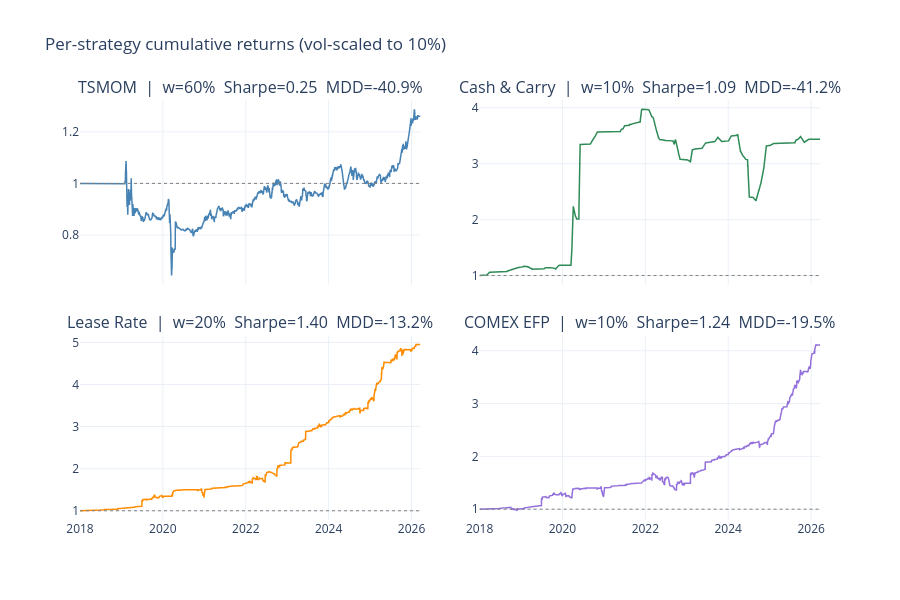

Source (notebook cell):
### Code cell
# ── Chart: per-strategy cumulative returns (vol-scaled) ──────────────────

strat_order = ['tsmom', 'carry', 'lease', 'efp']
strat_names = {'tsmom': 'TSMOM', 'carry': 'Cash & Carry', 'lease': 'Lease Rate', 'efp': 'COMEX EFP'}
strat_colors = {'tsmom': 'steelblue', 'carry': 'seagreen',
                'lease': 'darkorange', 'efp': 'mediumpurple'}

fig2 = make_subplots(rows=2, cols=2, shared_xaxes=True,
                     subplot_titles=[strat_names[s] for s in strat_order],
                     vertical_spacing=0.12, horizontal_spacing=0.08)
positions = [(1,1),(1,2),(2,1),(2,2)]

for strat, (row, col) in zip(strat_order, positions):
    r = rets_scaled[strat]
    cum_s = (1 + r).cumprod()
    m = compute_metrics(r)
    title = (f'{strat_names[strat]}  |  w={CAPITAL_WEIGHTS[strat]:.0%}  '
             f'Sharpe={m.get("sharpe",0):.2f}  MDD={m.get("max_dd",0):.1%}')
    fig2.layout.annotations[positions.index((row,col))].text = title
    fig2.add_trace(
        go.Scatter(x=cum_s.index, y=cum_s.values,
                   name=strat_names[strat],
                   line=dict(color=strat_colors[strat], width=1.5)),
        row=row, col=col
    )
    fig2.add_hline(y=1.0, line_dash='dot', line_color='grey',
                   line_width=1, row=row, col=col)

fig2.update_layout(title='Per-strategy cumulative returns (vol-scaled to 10%)',
                   height=600, template='plotly_white', showlegend=False)
fig2.show()

### Figure 1 — Plotly figure (JSON) as saved in the notebook; plotly's stock layout.template omitted (floating-point values rounded to 4 significant figures; data arrays with more than 128 entries replaced by an {"elided": "..."} marker saying what was removed)
{"data": [{"line": {"color": "steelblue", "width": 1.5}, "name": "TSMOM", "type": "scatter", "x": {"elided": "2991 str values"}, "xaxis": "x", "y": {"elided": "2991 float values"}, "yaxis": "y"}, {"line": {"color": "seagreen", "width": 1.5}, "name": "Cash & Carry", "type": "scatter", "x": {"elided": "2991 str values"}, "xaxis": "x2", "y": {"elided": "2991 float values"}, "yaxis": "y2"}, {"line": {"color": "darkorange", "width": 1.5}, "name": "Lease Rate", "type": "scatter", "x": {"elided": "2991 str values"}, "xaxis": "x3", "y": {"elided": "2991 float values"}, "yaxis": "y3"}, {"line": {"color": "mediumpurple", "width": 1.5}, "name": "COMEX EFP", "type": "scatter", "x": {"elided": "2991 str values"}, "xaxis": "x4", "y": {"elided": "2991 float values"}, "yaxis": "y4"}], "layout": {"annotations": [{"font": {"size": 16}, "showarrow": false, "text": "TSMOM  |  w=60%  Sharpe=0.25  MDD=-40.9%", "x": 0.23, "xanchor": "center", "xref": "paper", "y": 1.0, "yanchor": "bottom", "yref": "paper"}, {"font": {"size": 16}, "showarrow": false, "text": "Cash & Carry  |  w=10%  Sharpe=1.09  MDD=-41.2%", "x": 0.77, "xanchor": "center", "xref": "paper", "y": 1.0, "yanchor": "bottom", "yref": "paper"}, {"font": {"size": 16}, "showarrow": false, "text": "Lease Rate  |  w=20%  Sharpe=1.40  MDD=-13.2%", "x": 0.23, "xanchor": "center", "xref": "paper", "y": 0.44, "yanchor": "bottom", "yref": "paper"}, {"font": {"size": 16}, "showarrow": false, "text": "COMEX EFP  |  w=10%  Sharpe=1.24  MDD=-19.5%", "x": 0.77, "xanchor": "center", "xref": "paper", "y": 0.44, "yanchor": "bottom", "yref": "paper"}], "height": 600, "shapes": [{"line": {"color": "grey", "dash": "dot", "width": 1}, "type": "line", "x0": 0, "x1": 1, "xref": "x domain", "y0": 1.0, "y1": 1.0, "yref": "y"}, {"line": {"color": "grey", "dash": "dot", "width": 1}, "type": "line", "x0": 0, "x1": 1, "xref": "x2 domain", "y0": 1.0, "y1": 1.0, "yref": "y2"}, {"line": {"color": "grey", "dash": "dot", "width": 1}, "type": "line", "x0": 0, "x1": 1, "xref": "x3 domain", "y0": 1.0, "y1": 1.0, "yref": "y3"}, {"line": {"color": "grey", "dash": "dot", "width": 1}, "type": "line", "x0": 0, "x1": 1, "xref": "x4 domain", "y0": 1.0, "y1": 1.0, "yref": "y4"}], "showlegend": false, "title": {"text": "Per-strategy cumulative returns (vol-scaled to 10%)"}, "xaxis": {"anchor": "y", "domain": [0.0, 0.46], "matches": "x3", "showticklabels": false}, "xaxis2": {"anchor": "y2", "domain": [0.54, 1.0], "matches": "x4", "showticklabels": false}, "xaxis3": {"anchor": "y3", "domain": [0.0, 0.46]}, "xaxis4": {"anchor": "y4", "domain": [0.54, 1.0]}, "yaxis": {"anchor": "x", "domain": [0.56, 1.0]}, "yaxis2": {"anchor": "x2", "domain": [0.56, 1.0]}, "yaxis3": {"anchor": "x3", "domain": [0.0, 0.44]}, "yaxis4": {"anchor": "x4", "domain": [0.0, 0.44]}}}
